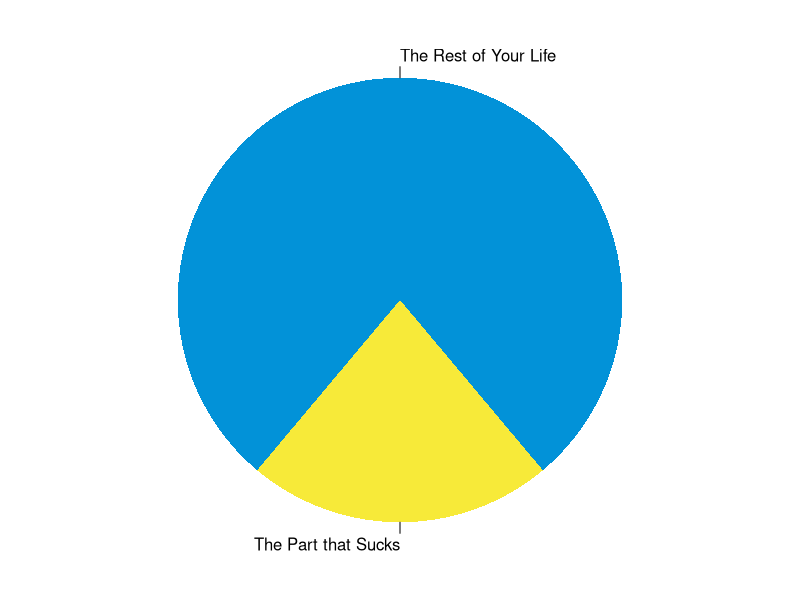
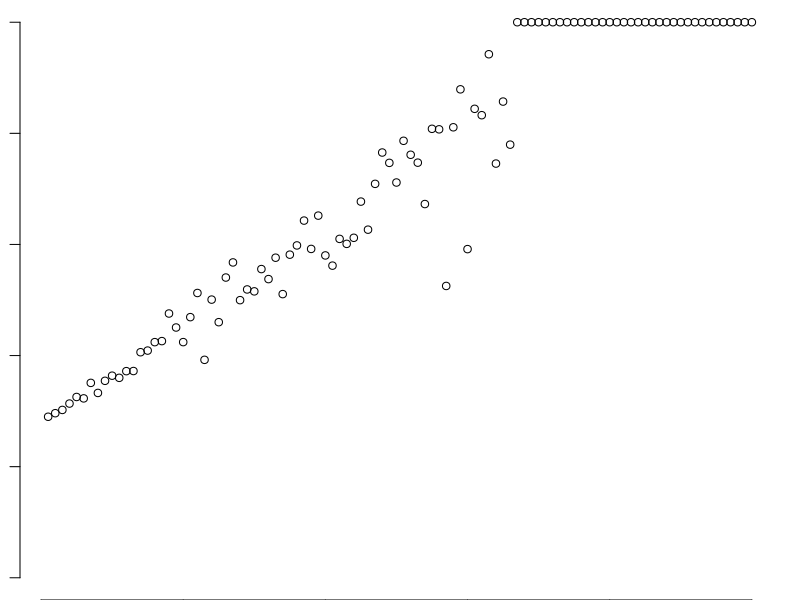
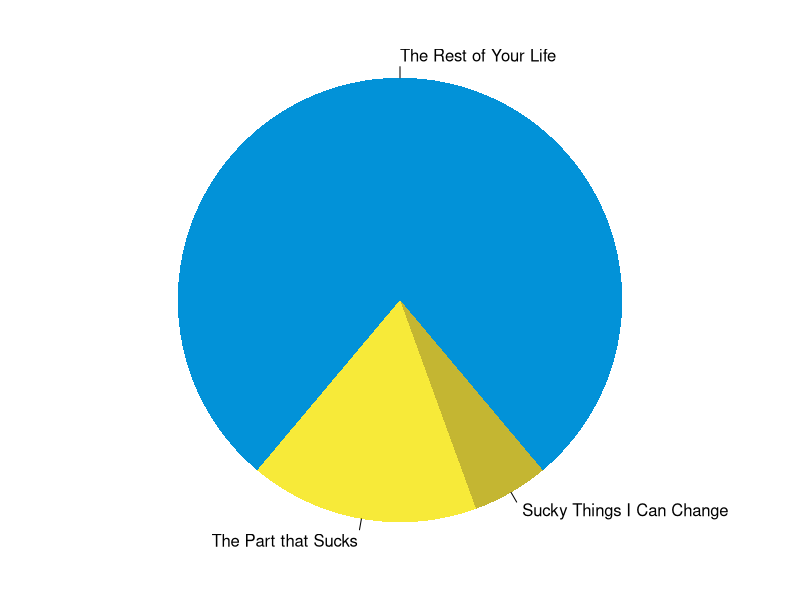
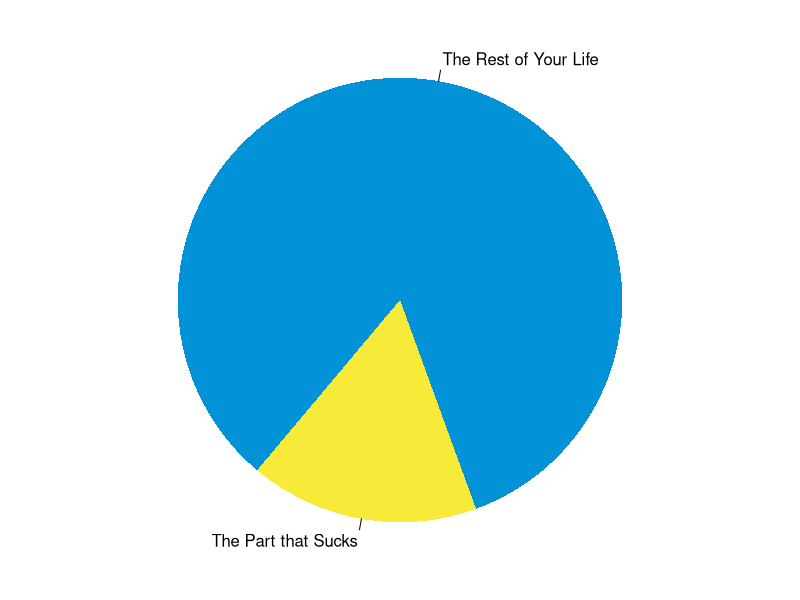

R code for these plots, in order:
## ---- chunk 1
#| echo: false

par(mar = c(0, 1, 0, 1))
pie(
  c(280, 80),
  c('The Rest of Your Life', 'The Part that Sucks'),
  col = c('#0292D8', '#F7EA39'),
  init.angle = -50, border = NA
)

## ---- chunk 2
#| echo: false

x <- 1:100
y <- 28 + x * .814 + rnorm(100)*3*x/22

idx <- which( y >= 100)
y[ idx[1]:100] <- 100

plot(x,y, xlab="Time", ylab="Fraction of Suckiness", bty="n", ylim=c(0,100))
## ---- chunk 3
#| echo: false

par(mar = c(0, 1, 0, 1))
pie(
  c(280, 60, 20),
  c('The Rest of Your Life', 'The Part that Sucks', 'Sucky Things I Can Change'),
  col = c('#0292D8', '#F7EA39', '#C4B632'),
  init.angle = -50, border = NA
)
## ---- chunk 4
#| echo: false

par(mar = c(0, 1, 0, 1))
pie(
  c(300, 60),
  c('The Rest of Your Life', 'The Part that Sucks'),
  col = c('#0292D8', '#F7EA39'),
  init.angle = -70, border = NA
)
